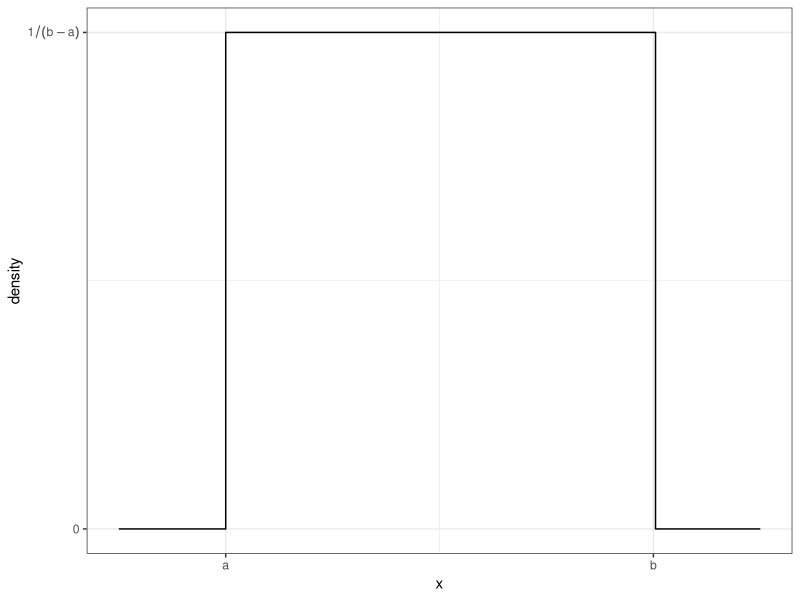
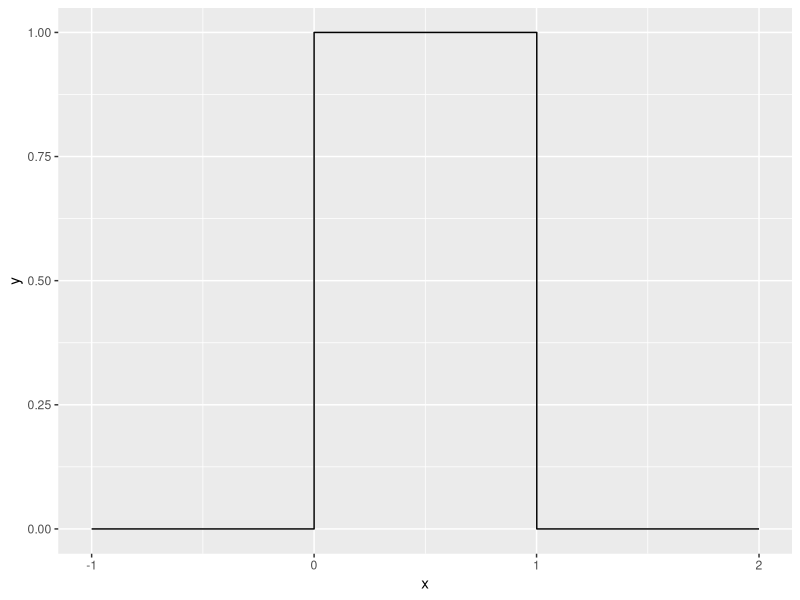

The R script that drew these images, in order:
## ---- chunk 1
knitr::opts_chunk$set(echo = TRUE)
library(tidyverse)
## ---- chunk 2
library(ggplot2) 
library(dplyr) 
data <- data.frame(x = seq(-.25,1.25, length=301)) 
data <- data %>% mutate( y = dunif(x,0,1) ) 
ggplot(data, aes(x=x, y=y)) +
  geom_step() +   # geom_step is similar to geom_line() but for step functions
  scale_x_continuous( breaks=c(0,1), labels=c('a','b') ) +
  scale_y_continuous( breaks=c(0,1), labels=c(0,expression(1 / (b-a) )) ) +
  labs(y='density') + theme_bw()
## ---- chunk 3
duniform <- function(x, a, b){
  if( (x<a) | (x>b) ){
    result <- 0
  }else{
    result <- 1/(b-a)
  }
  return (result)
}

duniform(2, 4, 5)
duniform(4, 3, 6)
duniform(7, 1, 2)
## ---- chunk 4
duniform <- function(x, a, b){
  output <- ifelse((x < a) | (x > b), 0, 1 / (b - a))
  return(output)
}
## ---- chunk 5
duniform <- function(x, a=0, b=1){
  output <- ifelse((x < a) | (x > b), 0, 1 / (b - a))
  return(output)
}

data.frame(x = seq(-1, 2, by = .001)) %>%
  mutate(y = duniform(x)) %>%
  ggplot(aes(x = x, y = y)) +
  geom_step()
## ---- chunk 6
fizzbuzz <- function(n){
  output <- NULL;
  
  for (i in 1:n) {
    if (i %% 3 == 0 & i %% 5 == 0) {
      output[i] <- "Fizz-Buzz"
    } else if (i %% 3 == 0) {
      output[i] <- "Fizz"
    } else if (i %% 5 == 0) {
      output[i] <- "Buzz"
    } else {
      output[i] <- i
    }
  }
  
  return(output)
}

fizzbuzz(20)
